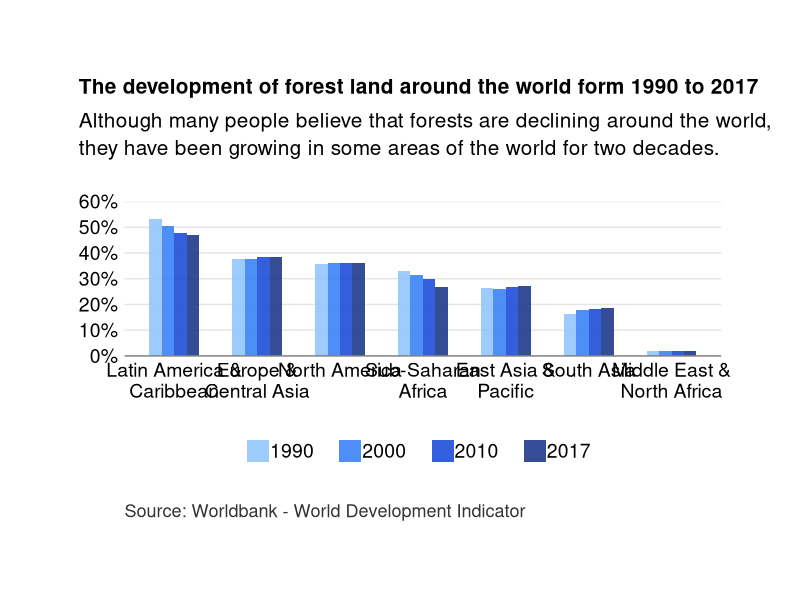

Recreate this plot in R.
library(tidyverse)
library(scales)

world_bank_areas <- read_csv("data/world_bank_areas.csv")

forests <- world_bank_areas %>% 
  filter(year %in% c(1990, 2000, 2010, 2017)) %>% 
  filter(area != "World") %>% 
  mutate(year = as.factor(year))


forests %>% 
  mutate(
    area = str_wrap(area, 15)
  ) %>% 
  ggplot(aes(x = reorder(area, -forest_land),
             y = forest_land,
             fill = year)) +
  geom_col(width = .6, 
           alpha = .9,
           position = position_dodge(width = .6)) +
  scale_y_continuous(breaks = seq(0, 60, 10),
                     limits = c(0, 60),
                     labels = label_percent(scale = 1),
                     name = NULL,
                     expand = expansion(0)) +
  scale_x_discrete(name = NULL) +
  scale_fill_manual(values = c("#93C5FD", "#3B82F6", "#1D4ED8", "#1E3A8A")) +
  labs(
    title = str_wrap("The development of forest land around the world form 1990 to 2017", 88),
    subtitle = str_wrap("Although many people believe that forests are declining around the world, they have been growing in some areas of the world for two decades.", 75),
    y = "",
    x = "",
    fill = "",
    caption = "Source: Worldbank - World Development Indicator"
  ) +
  theme(
    plot.margin = unit(rep(2, 4), "cm"),
    legend.position = "bottom",
    plot.title = element_text(size = 15, face = "bold",
                              margin = margin(b = 10)),
    plot.title.position = "plot",
    plot.subtitle = element_text(size = 15,
                                 lineheight = 1.1,
                                 margin = margin(b = 30)),
    plot.caption = element_text(size = 13, color = "grey20",
                                margin = margin(t = 30),
                                hjust = 0),
    axis.text = element_text(size = 14, color = "black"),
    axis.ticks = element_blank(),
    axis.line.x = element_line(color = "grey50"),
    legend.text = element_text(size = 14, margin = margin(r = 12)),
    legend.margin = margin(t = 15),
    panel.background = element_rect(fill = NA, color = NA),
    panel.grid = element_blank(),
    panel.grid.major.y = element_line(color = "grey90")
  )

